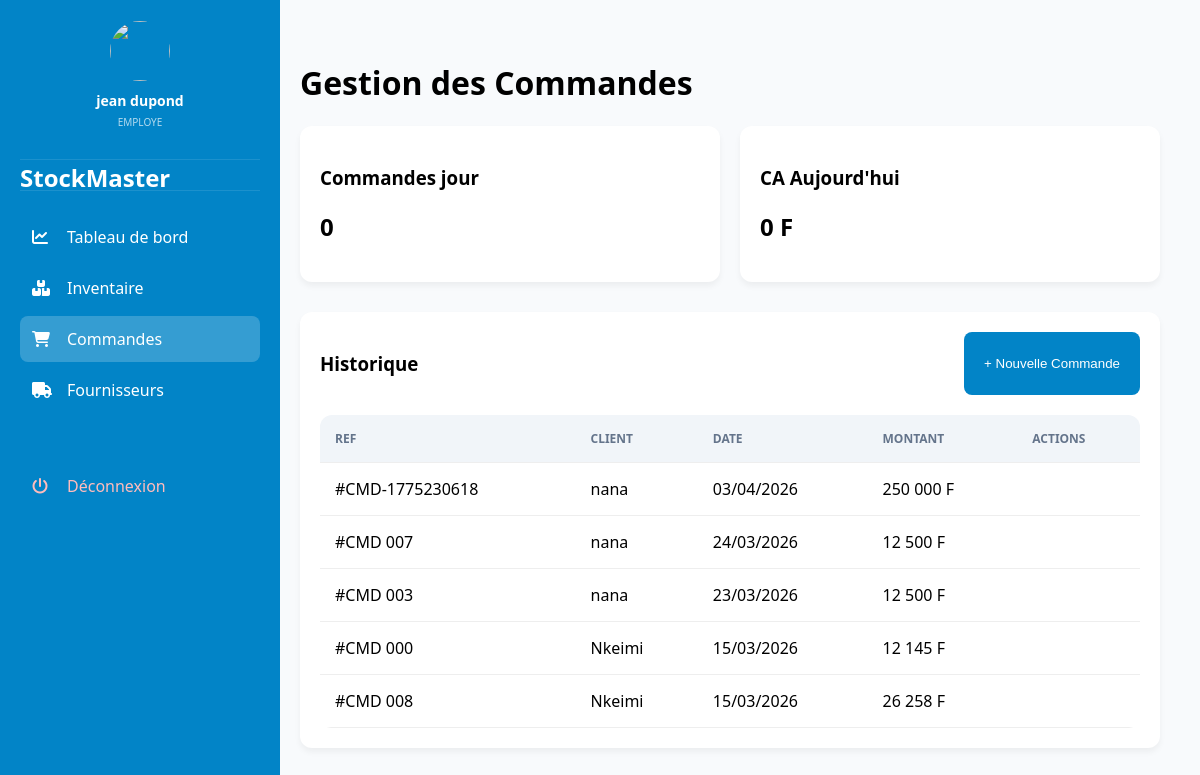
/commandes.php (signed in), run on the app's committed database.
### tables this page shows
CREATE TABLE `orders` (
  `id` int(11) NOT NULL,
  `order_number` varchar(20) NOT NULL,
  `customer_name` varchar(100) NOT NULL,
  `order_date` datetime DEFAULT current_timestamp(),
  `total_amount` decimal(10,2) NOT NULL,
  `status` enum('pending','completed','cancelled') DEFAULT 'pending'
);

### commandes.php (the view, shortened to what this page needs)
<?php
$host = 'localhost'; $dbname = 'stockmaster'; $username = 'root'; $password = '';
try {
    $pdo = new PDO("mysql:host=$host;dbname=$dbname;charset=utf8", $username, $password);
    $pdo->setAttribute(PDO::ATTR_ERRMODE, PDO::ERRMODE_EXCEPTION);
    $user_role = $_SESSION['role'] ?? 'stagiere';
    $stmt = $pdo->query("SELECT * FROM orders ORDER BY order_date DESC");
    $orders = $stmt->fetchAll(PDO::FETCH_ASSOC);
} catch (PDOException $e) {
    die("Erreur : " . $e->getMessage());
}
$totalAmountToday = 0;
$totalOrdersToday = 0;
?>
<!DOCTYPE html>
<html lang="fr">
<head>
    <link rel="stylesheet" href="https://cdnjs.cloudflare.com/ajax/libs/font-awesome/6.4.0/css/all.min.css">
</head>
<body>
<div class="sidebar">
     <div class="sidebar-user">
        <div class="sidebar-user" style="padding: 20px; text-align: center; border-bottom: 1px solid rgba(255,255,255,0.1); margin-bottom: 20px;">
            <?php if(!empty($_SESSION['profil_image'])): ?>
                <img src="uploads/profils/<?php echo $_SESSION['profil_image']; ?>" style="width: 60px; height: 60px; border-radius: 50%; margin-bottom: 10px; object-fit: cover;">
            <?php else: ?>
                <i class="fas fa-user-circle" style="font-size: 50px; margin-bottom: 10px;"></i>
            <?php endif; ?>
            <h3 style="font-size: 14px; margin: 0;"><?php echo $_SESSION['Nom_user'] ?? ''; ?></h3>
            <p style="font-size: 10px; opacity: 0.7; text-transform: uppercase; margin-top:5px;"><?php echo $user_role; ?></p>
        </div>
    </div>
    <h2>StockMaster</h2>
    <a href="dashboard.php"><i class="fas fa-chart-line"></i> Tableau de bord</a>
    <a href="inventaire.php"><i class="fas fa-boxes"></i> Inventaire</a>
    <a href="commandes.php" class="active"><i class="fas fa-shopping-cart"></i> Commandes</a>
    <a href="fournisseurs.php"><i class="fas fa-truck"></i> Fournisseurs</a>
    <a href="logout.php" style="margin-top: 50px; color: #ffbcbc;"><i class="fas fa-power-off"></i> Déconnexion</a>
</div>
<div class="main-content">
    <h1>Gestion des Commandes</h1>
    <div class="stats-grid">
        <div class="card"><h3>Commandes jour</h3><h2><?= $totalOrdersToday ?></h2></div>
        <div class="card"><h3>CA Aujourd'hui</h3><h2><?= number_format($totalAmountToday, 0, ',', ' ') ?> F</h2></div>
    </div>
    <div class="card">
        <div style="display:flex; justify-content: space-between; margin-bottom: 20px;">
            <h3>Historique</h3>
            <?php if($user_role !== 'stagiere'): ?>
                <button class="btn-add" onclick="openModal()">+ Nouvelle Commande</button>
            <?php endif; ?>
        </div>
        <table>
            <thead>
                <tr><th>REF</th><th>CLIENT</th><th>DATE</th><th>MONTANT</th><th>ACTIONS</th></tr>
            </thead>
            <tbody>
                <?php foreach ($orders as $row): ?>
                <tr>
                    <td>#<?= $row['order_number'] ?></td>
                    <td><?= $row['customer_name'] ?></td>
                    <td><?= date('d/m/Y', strtotime($row['order_date'])) ?></td>
                    <td><?= number_format($row['total_amount'], 0, ',', ' ') ?> F</td>
                    <td>
                    </td>
                </tr>
                <?php endforeach; ?>
            </tbody>
        </table>
    </div>
</div>
</body>
</html>

### commandes.php (style rules this page uses)
:root { --primary: #0284c7; --success: #10b981; --warning: #f59e0b; --danger: #ef4444; --bg-body: #f8fafc; }
body { margin: 0; font-family: 'Segoe UI', sans-serif; background: var(--bg-body); display: flex; }
.sidebar { width: 240px; background: var(--primary); color: white; min-height: 100vh; position: fixed; padding-top: 1px; padding-left:20px; padding-right: 20px; }
.sidebar-user { text-align: center; border-bottom: 1px solid rgba(255,255,255,0.1); padding-bottom: 10px; }
.sidebar h2 { font-size: 1.5rem; margin-bottom: 20px; margin-top: -30px; }
.sidebar a { display: flex; align-items: center; color: white; text-decoration: none; padding: 12px; border-radius: 8px; transition: 0.3s; margin-bottom: 5px; }
.sidebar a:hover, .sidebar a.active { background: rgba(255,255,255,0.2); }
.sidebar a i { width: 25px; margin-right: 10px; }
.main-content { flex: 1; margin-left: 260px; padding: 40px; }
.stats-grid { display: grid; grid-template-columns: 1fr 1fr; gap: 20px; margin-bottom: 30px; }
.card { background: white; padding: 20px; border-radius: 12px; box-shadow: 0 4px 6px rgba(0,0,0,0.05); }
table { width: 100%; border-collapse: collapse; background: white; border-radius: 12px; overflow: hidden; }
th, td { padding: 15px; text-align: left; border-bottom: 1px solid #eee; }
th { background: #f1f5f9; color: #64748b; font-size: 12px; }
.btn-add { background: var(--primary); color: white; border: none; padding: 10px 20px; border-radius: 8px; cursor: pointer; }

### data on the page
orders: order_number "CMD-1775230618", customer_name "nana", order_date "03/04/2026", total_amount "250 000"
orders: order_number "CMD 007", customer_name "nana", order_date "24/03/2026", total_amount "12 500"
orders: order_number "CMD 003", customer_name "nana", order_date "23/03/2026", total_amount "12 500"
orders: order_number "CMD 000", customer_name "Nkeimi", order_date "15/03/2026", total_amount "12 145"
orders: order_number "CMD 008", customer_name "Nkeimi", order_date "15/03/2026", total_amount "26 258"

### other printed values
$_SESSION['Nom_user'] "jean dupond"
$user_role "EMPLOYE"
$totalOrdersToday "0"
$totalAmountToday "0"
